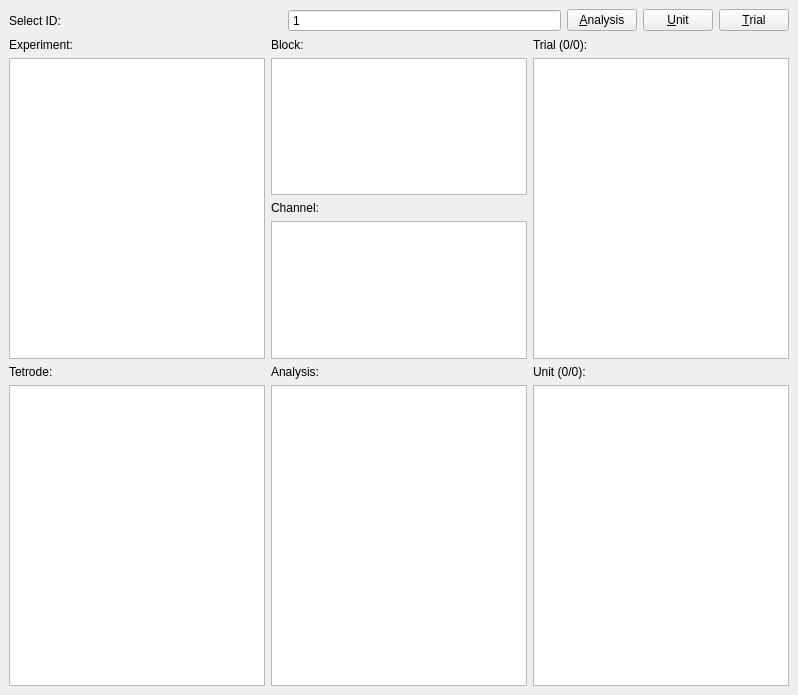
  <widget class="QDockWidget" name="navigationDBDock">
   <property name="windowTitle">
    <string>Database Navigation</string>
   </property>
   <attribute name="dockWidgetArea">
    <number>1</number>
   </attribute>
   <widget class="QWidget" name="dockWidgetContents_11">
    <layout class="QVBoxLayout" name="verticalLayout_4">
     <item>
      <layout class="QHBoxLayout" name="horizontalLayout_12">
       <item>
        <layout class="QHBoxLayout" name="horizontalLayout_11">
         <item>
          <widget class="QLabel" name="label_7">
           <property name="text">
            <string>Select ID:</string>
           </property>
          </widget>
         </item>
         <item>
          <widget class="QSpinBox" name="idSpinBox">
           <property name="buttonSymbols">
            <enum>QAbstractSpinBox::NoButtons</enum>
           </property>
           <property name="accelerated">
            <bool>false</bool>
           </property>
           <property name="suffix">
            <string/>
           </property>
           <property name="prefix">
            <string/>
           </property>
           <property name="minimum">
            <number>1</number>
           </property>
           <property name="maximum">
            <number>99999</number>
           </property>
          </widget>
         </item>
        </layout>
       </item>
       <item>
        <layout class="QHBoxLayout" name="horizontalLayout_5">
         <item>
          <widget class="QPushButton" name="selectAnalysisButton">
           <property name="maximumSize">
            <size>
             <width>70</width>
             <height>16777215</height>
            </size>
           </property>
           <property name="toolTip">
            <string>Select analysis id</string>
           </property>
           <property name="autoFillBackground">
            <bool>false</bool>
           </property>
           <property name="text">
            <string>&amp;Analysis</string>
           </property>
           <property name="checkable">
            <bool>false</bool>
           </property>
           <property name="autoDefault">
            <bool>false</bool>
           </property>
           <property name="default">
            <bool>false</bool>
           </property>
           <property name="flat">
            <bool>false</bool>
           </property>
          </widget>
         </item>
         <item>
          <widget class="QPushButton" name="selectUnitButton">
           <property name="maximumSize">
            <size>
             <width>70</width>
             <height>16777215</height>
            </size>
           </property>
           <property name="toolTip">
            <string>Select unit id</string>
           </property>
           <property name="text">
            <string>&amp;Unit</string>
           </property>
          </widget>
         </item>
         <item>
          <widget class="QPushButton" name="selectTrialButton">
           <property name="maximumSize">
            <size>
             <width>70</width>
             <height>16777215</height>
            </size>
           </property>
           <property name="text">
            <string>&amp;Trial</string>
           </property>
          </widget>
         </item>
        </layout>
       </item>
      </layout>
     </item>
     <item>
      <widget class="QFrame" name="frame">
       <property name="sizePolicy">
        <sizepolicy hsizetype="Preferred" vsizetype="Preferred">
         <horstretch>0</horstretch>
         <verstretch>1</verstretch>
        </sizepolicy>
       </property>
       <layout class="QGridLayout" name="gridLayout">
        <property name="margin">
         <number>0</number>
        </property>
        <item row="0" column="2">
         <widget class="QLabel" name="trialListLabel">
          <property name="text">
           <string>Trial (0/0):</string>
          </property>
         </widget>
        </item>
        <item row="1" column="2">
         <widget class="QListWidget" name="trialList">
          <property name="selectionMode">
           <enum>QAbstractItemView::ExtendedSelection</enum>
          </property>
          <property name="viewMode">
           <enum>QListView::ListMode</enum>
          </property>
         </widget>
        </item>
        <item row="0" column="0">
         <widget class="QLabel" name="label">
          <property name="text">
           <string>Experiment:</string>
          </property>
         </widget>
        </item>
        <item row="1" column="0">
         <widget class="QListWidget" name="experimentList"/>
        </item>
        <item row="0" column="1" rowspan="2">
         <widget class="QFrame" name="frame">
          <layout class="QVBoxLayout" name="verticalLayout">
           <property name="margin">
            <number>0</number>
           </property>
           <item>
            <widget class="QLabel" name="label_2">
             <property name="text">
              <string>Block:</string>
             </property>
            </widget>
           </item>
           <item>
            <widget class="QListWidget" name="blockList">
             <property name="selectionMode">
              <enum>QAbstractItemView::ExtendedSelection</enum>
             </property>
            </widget>
           </item>
           <item>
            <widget class="QLabel" name="label_4">
             <property name="text">
              <string>Channel:</string>
             </property>
            </widget>
           </item>
           <item>
            <widget class="QListWidget" name="channelList">
             <property name="selectionMode">
              <enum>QAbstractItemView::ExtendedSelection</enum>
             </property>
            </widget>
           </item>
          </layout>
         </widget>
        </item>
       </layout>
      </widget>
     </item>
     <item>
      <widget class="QFrame" name="frame">
       <property name="sizePolicy">
        <sizepolicy hsizetype="Preferred" vsizetype="Preferred">
         <horstretch>0</horstretch>
         <verstretch>1</verstretch>
        </sizepolicy>
       </property>
       <layout class="QGridLayout" name="gridLayout_2">
        <property name="margin">
         <number>0</number>
        </property>
        <item row="0" column="0">
         <widget class="QLabel" name="label_5">
          <property name="text">
           <string>Tetrode:</string>
          </property>
         </widget>
        </item>
        <item row="0" column="1">
         <widget class="QLabel" name="label_6">
          <property name="text">
           <string>Analysis:</string>
          </property>
         </widget>
        </item>
        <item row="0" column="2">
         <widget class="QLabel" name="unitListLabel">
          <property name="text">
           <string>Unit (0/0):</string>
          </property>
         </widget>
        </item>
        <item row="1" column="0">
         <widget class="QListWidget" name="tetrodeList">
          <property name="selectionMode">
           <enum>QAbstractItemView::ExtendedSelection</enum>
          </property>
          <property name="selectionRectVisible">
           <bool>false</bool>
          </property>
         </widget>
        </item>
        <item row="1" column="1">
         <widget class="QListWidget" name="analysisList">
          <property name="selectionMode">
           <enum>QAbstractItemView::ExtendedSelection</enum>
          </property>
         </widget>
        </item>
        <item row="1" column="2">
         <widget class="QListWidget" name="unitList">
          <property name="selectionMode">
           <enum>QAbstractItemView::ExtendedSelection</enum>
          </property>
         </widget>
        </item>
       </layout>
      </widget>
     </item>
    </layout>
    <zorder></zorder>
    <zorder>frame</zorder>
    <zorder>frame</zorder>
   </widget>
  </widget>
